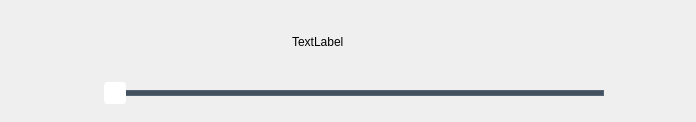
<?xml version="1.0" encoding="UTF-8"?>
<ui version="4.0">
 <class>CArmRotate</class>
 <widget class="QWidget" name="CArmRotate">
  <property name="geometry">
   <rect>
    <x>0</x>
    <y>0</y>
    <width>696</width>
    <height>122</height>
   </rect>
  </property>
  <property name="minimumSize">
   <size>
    <width>696</width>
    <height>122</height>
   </size>
  </property>
  <property name="maximumSize">
   <size>
    <width>696</width>
    <height>122</height>
   </size>
  </property>
  <property name="windowTitle">
   <string>Form</string>
  </property>
  <layout class="QGridLayout" name="gridLayout_2">
   <property name="leftMargin">
    <number>104</number>
   </property>
   <property name="rightMargin">
    <number>92</number>
   </property>
   <property name="bottomMargin">
    <number>35</number>
   </property>
   <property name="spacing">
    <number>0</number>
   </property>
   <item row="0" column="0">
    <widget class="QWidget" name="rotateWidget" native="true">
     <property name="minimumSize">
      <size>
       <width>500</width>
       <height>100</height>
      </size>
     </property>
     <property name="maximumSize">
      <size>
       <width>500</width>
       <height>100</height>
      </size>
     </property>
     <widget class="QLabel" name="rotateValue">
      <property name="geometry">
       <rect>
        <x>188</x>
        <y>4</y>
        <width>124</width>
        <height>54</height>
       </rect>
      </property>
      <property name="minimumSize">
       <size>
        <width>124</width>
        <height>54</height>
       </size>
      </property>
      <property name="maximumSize">
       <size>
        <width>124</width>
        <height>54</height>
       </size>
      </property>
      <property name="text">
       <string>TextLabel</string>
      </property>
     </widget>
     <widget class="TouchPanelSlider" name="rotateSlider">
      <property name="geometry">
       <rect>
        <x>0</x>
        <y>71</y>
        <width>500</width>
        <height>22</height>
       </rect>
      </property>
      <property name="styleSheet">
       <string notr="true">QSlider::groove:horizontal{
height: 4px;
background-color:rgba(66,80,96,1) ;
border: 1px solid #566576;
border-radius: 0px;
padding-left:-1px;
padding right:-1px;}
        
QSlider::sub-page:horizontal{
height: 4px;
background: transparent;
border: 1px solid transparent;
border-radius: 2px;
}
  
QSlider::handle:horizontal
{
    width: 22px;
    background-color:rgba(255,255,255,1);
    margin-top: -10px;
    margin-bottom: -10px;
border-radius: 5px;
}</string>
      </property>
      <property name="orientation">
       <enum>Qt::Horizontal</enum>
      </property>
     </widget>
    </widget>
   </item>
  </layout>
 </widget>
 <customwidgets>
  <customwidget>
   <class>TouchPanelSlider</class>
   <extends>QSlider</extends>
   <header>CArmTouchPanelSlider.h</header>
  </customwidget>
 </customwidgets>
 <resources/>
 <connections/>
</ui>
